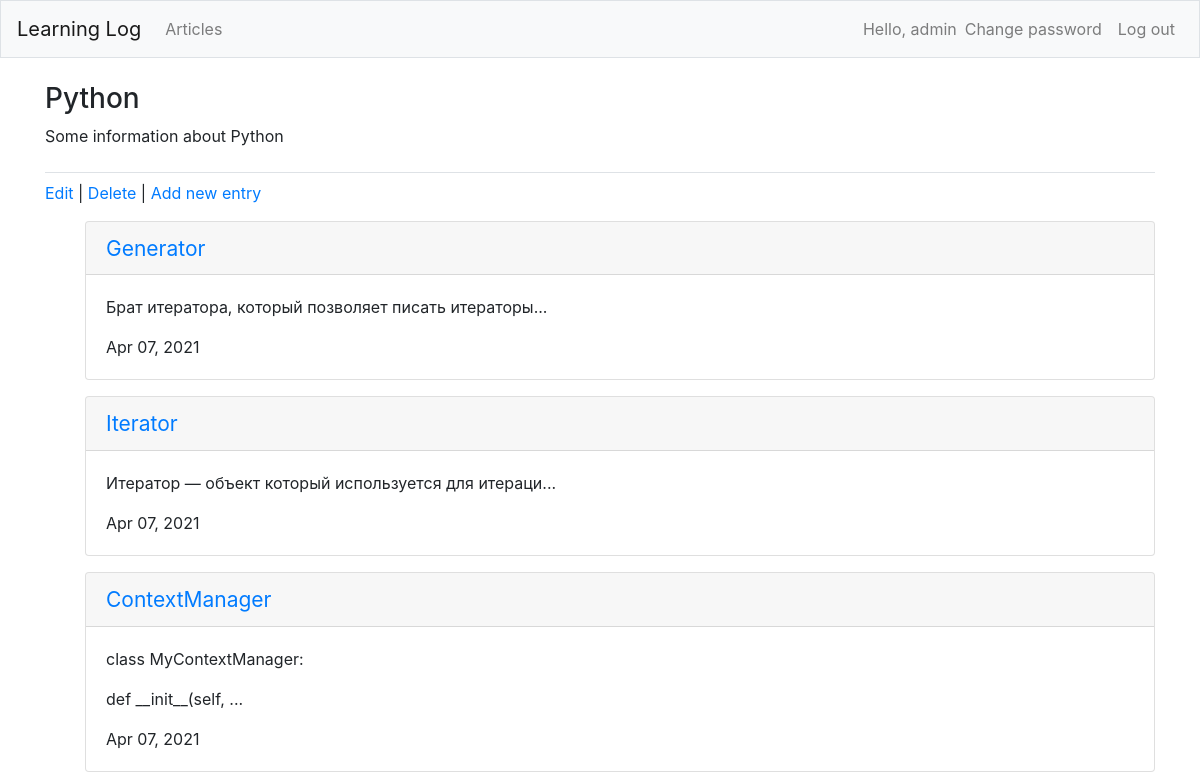
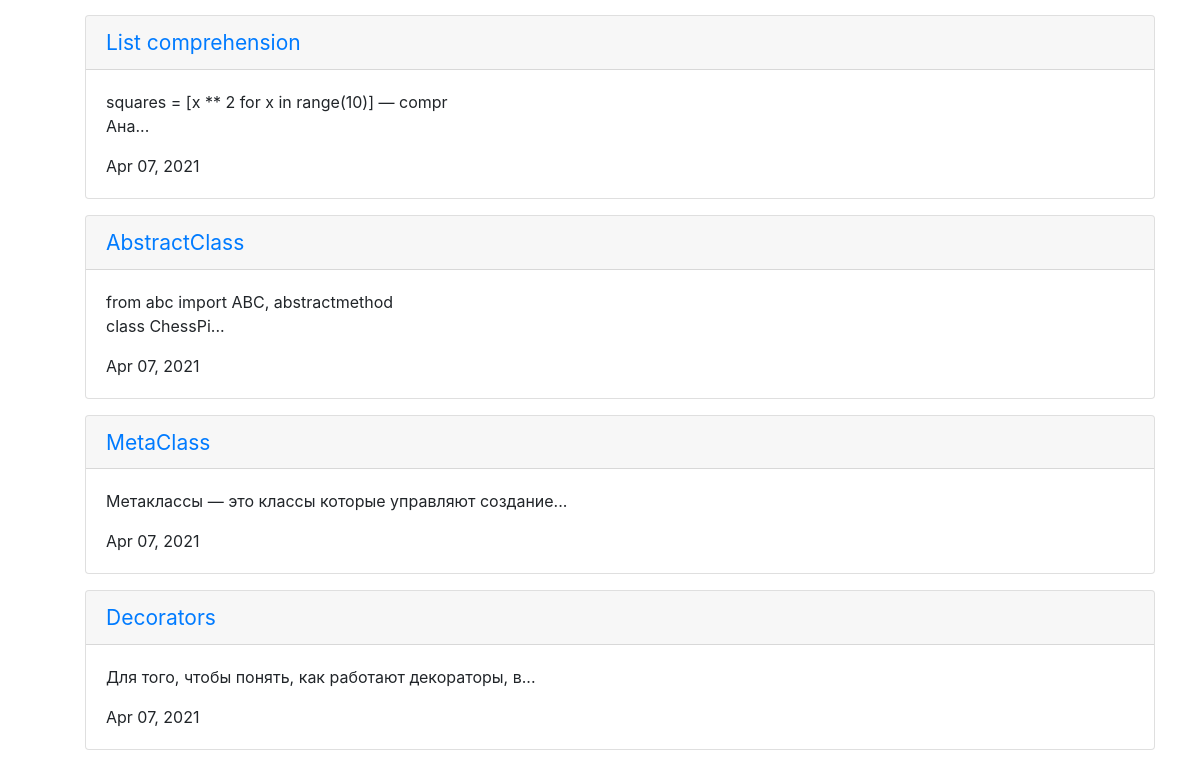
Page /articles/14/ (signed in, upper part) on the earlier database version (2 pictures, top to bottom).
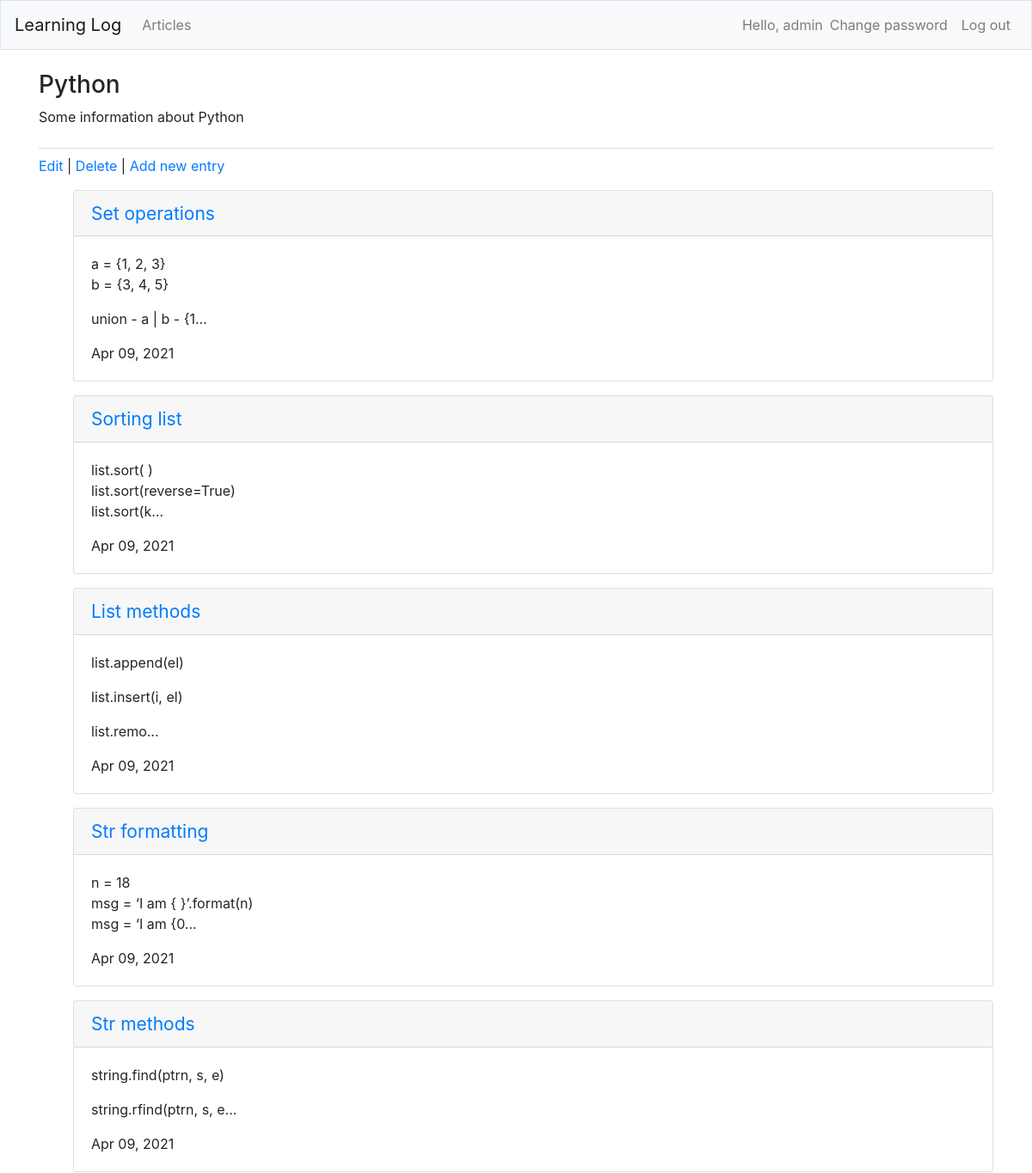
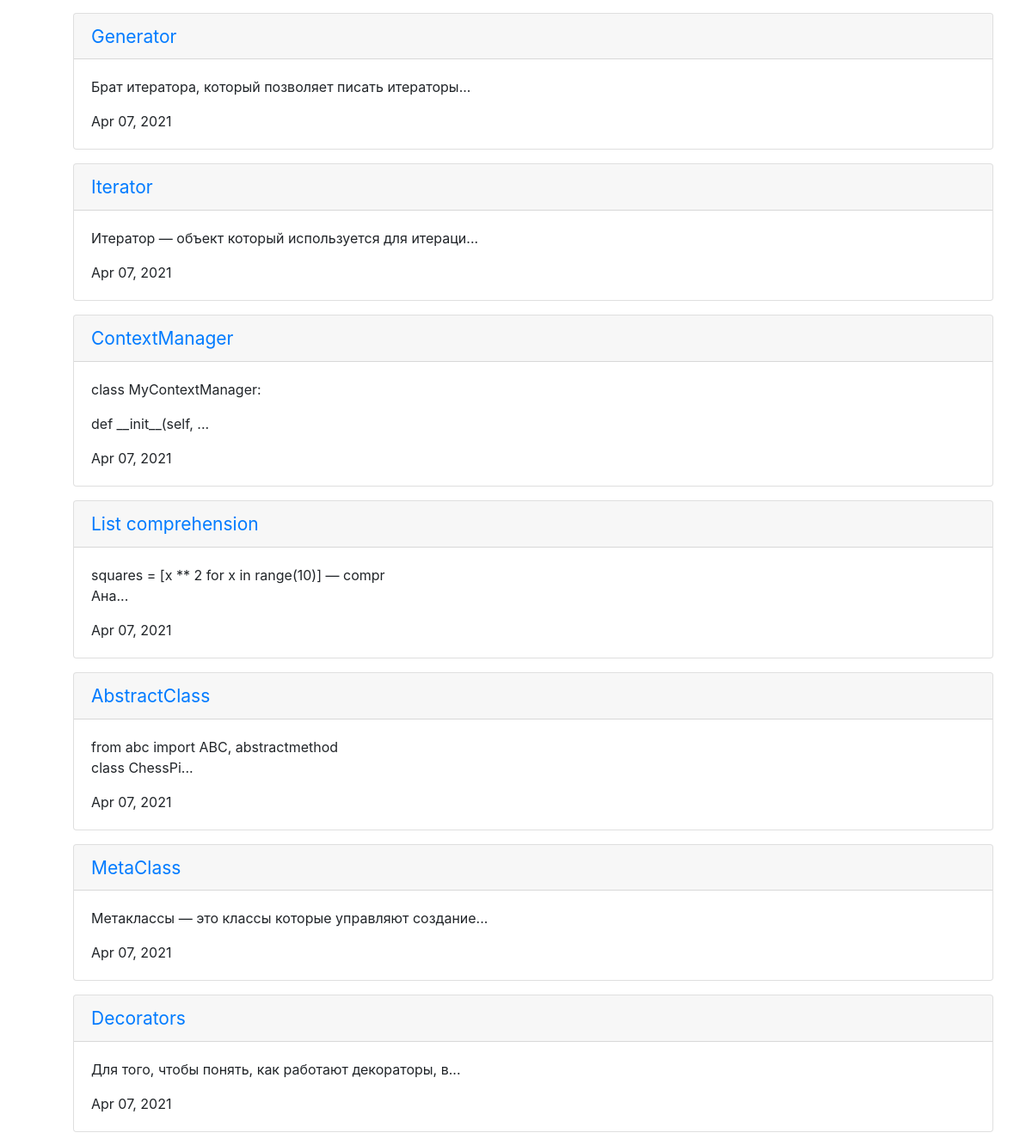
Same page on the later database version (2 pictures, top to bottom).
### articles/models.py (models this page shows, shortened)
class Entry(models.Model):
    article = models.ForeignKey(Article, on_delete=models.CASCADE, related_name='entries')
    title = models.CharField(max_length=255)
    body = models.TextField()
    screen = models.ImageField(upload_to='images/', blank=True)
    date = models.DateTimeField(auto_now_add=True)
    author = models.ForeignKey(get_user_model(), on_delete=models.CASCADE,)
    publish = models.DateTimeField(default=timezone.now)
    class Meta:
        ordering = ('-publish',)
        verbose_name_plural = 'Entries'
    def __str__(self):
        if len(self.body) > 50:
            return f'{self.body[:50]}...'
        else:
            return self.body

### articles/views.py (the view)
# urls.py: path('<int:pk>/', ArticleDetailView.as_view(), name='article_detail'),
class ArticleDetailView(LoginRequiredMixin, DetailView):
    model = Article
    template_name = 'article_detail.html'
    login_url = 'login'

### templates/article_detail.html (shortened to what this page needs)
{% extends 'base.html' %}
{% load bootstrap4 %}
{% block page_header %}
    <h3>{{ object.title }}</h3>
    <p>{{ object.body }}</p>
{% endblock page_header %}
{% block content %}
    <p>
        <a href="{% url 'article_edit' article.pk %}">Edit</a> |
        <a href="{% url 'article_delete' article.pk %}">Delete</a> |
        <a href="{% url 'entry_new' article.pk %}">Add new entry</a>
    </p>
    <ul>
        {% for entry in object.entries.all %}
            <div class="card mb-3">
                <h4 class="card-header">
                    <small><a href="{% url 'entry_detail' entry.pk %}">
                        {{entry.title}}
                    </a></small>
                </h4>
                <div class="card-body">
                    {{ entry|linebreaks }}
                    {{ entry.date|date:'M d, Y' }}
                </div>
            </div>
        {% empty %}
        <p>There are no entries for this topic yet.</p>
        {% endfor %}
    </ul>
{% endblock %}

Differences in the rows shown:
added Entry: title "Set operations", body "a = {1, 2, 3} b = {3, 4, 5} union - a | b - {1...", date "Apr 09, 2021"
added Entry: title "Sorting list", body "list.sort( ) list.sort(reverse=True) list.sort(k...", date "Apr 09, 2021"
added Entry: title "List methods", body "list.append(el) list.insert(i, el) list.remo...", date "Apr 09, 2021"
added Entry: title "Str formatting", body "n = 18 msg = ‘I am { }’.format(n) msg = ‘I am {0...", date "Apr 09, 2021"
added Entry: title "Str methods", body "string.find(ptrn, s, e) string.rfind(ptrn, s, e...", date "Apr 09, 2021"
